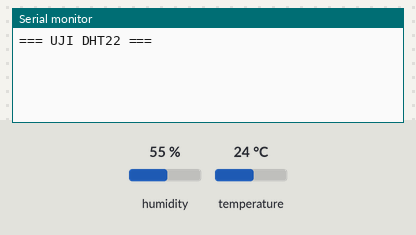
Simulated run of this sketch. Board: ESP32. On the bench: the last lines printed to the serial monitor. The test bench sets the inputs (shaded band); at power-on: temperature 24 °C, humidity 55 %.

Above: at 1.7 s.
1.8 s: temperature set to 41 °C
At 2.7 s:
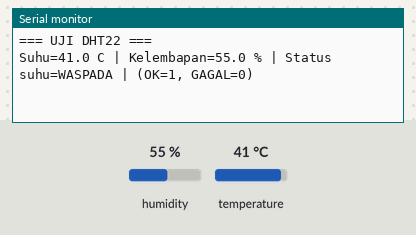
7.0 s: temperature set to 12 °C
At 11.2 s:
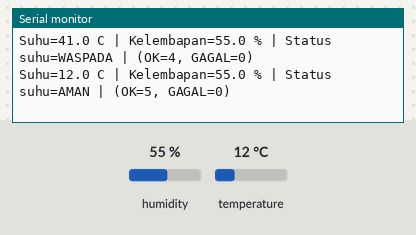
13.5 s: humidity set to 22 %
At 15.5 s:
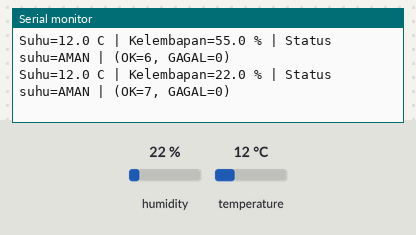

Measured:
- after the input at 1.8 s, the serial monitor: prints a new line after 0.21 s (image 1)
- after the input at 7.0 s, the serial monitor: prints a new line after 3.0 s (image 2)
- after the input at 13.5 s, the serial monitor: prints a new line after 0.51 s (image 3)

The sketch:

05_Uji_DHT22.ino
```cpp
// ============================================================
// PENGUJIAN KOMPONEN: DHT22 (suhu & kelembapan)
// Pin DATA : GPIO 18
// Library  : "DHT sensor library" (Adafruit) + "Adafruit Unified Sensor"
// Catatan  : DHT22 minimal 2 detik antar pembacaan.
// ============================================================
#include <Arduino.h>
#include <DHT.h>

const int PIN_DHT = 18;
#define DHT_TYPE DHT22

const float TEMP_WARN_C   = 40.0;
const float TEMP_DANGER_C = 50.0;
const unsigned long DHT_INTERVAL_MS = 2000;

DHT dht(PIN_DHT, DHT_TYPE);
unsigned long lastDht = 0;
int okCount = 0, failCount = 0;

void setup() {
  Serial.begin(115200);
  delay(500);
  Serial.println("\n=== UJI DHT22 ===");
  dht.begin();
}

void loop() {
  if (millis() - lastDht < DHT_INTERVAL_MS) return;
  lastDht = millis();

  float t = dht.readTemperature();
  float h = dht.readHumidity();

  if (isnan(t) || isnan(h)) {
    failCount++;
    Serial.printf("[GAGAL] Pembacaan DHT22 gagal (OK=%d, GAGAL=%d). Cek kabel DATA & pull-up 10k.\n",
                  okCount, failCount);
    return;
  }

  okCount++;
  const char* st = "AMAN";
  if (t >= TEMP_DANGER_C) st = "BAHAYA";
  else if (t >= TEMP_WARN_C) st = "WASPADA";

  Serial.printf("Suhu=%.1f C | Kelembapan=%.1f %% | Status suhu=%s | (OK=%d, GAGAL=%d)\n",
                t, h, st, okCount, failCount);
}
```
